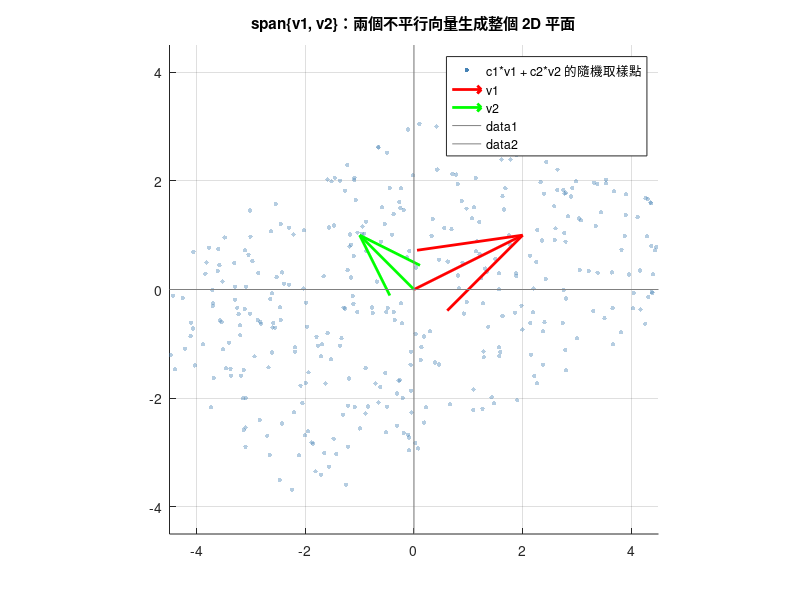
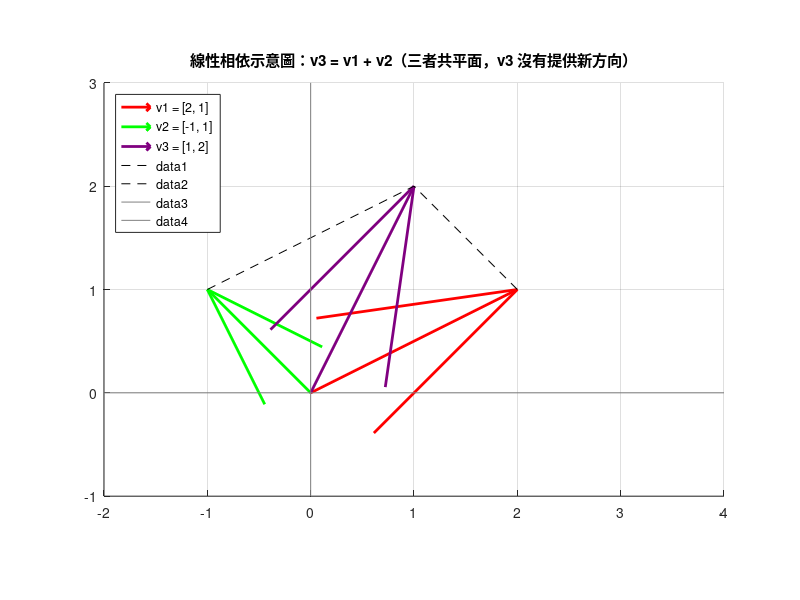

The MATLAB script that drew these images, in order:
% 注意：本檔案已在 MATLAB R2025a 驗證通過（輸出數值與同章 Python 版本一致），亦相容於 GNU Octave 10.2。
%
% 第 2 章：線性組合、生成空間與線性獨立
% ==========================================
%
% 本腳本示範：
%   1. 線性組合 (linear combination) 的計算
%   2. 生成空間 (span) 的幾何意義（2D 平面示意圖）
%   3. 線性獨立 / 線性相依的判斷
%      - 方法一：手刻函式，解齊次方程組 c1*v1 + c2*v2 + ... = 0，檢查是否只有零解
%      - 方法二：用 rank() 判斷矩陣的秩
%   4. 秩 (rank) 的直觀意義
%   5. 幾何直觀圖示：三個線性相依向量（其中一個是另兩個的線性組合）
%
% 執行方式：在 MATLAB 中開啟本檔案所在資料夾，執行
%   run('ch02_span_independence.m')
%
% 註：本檔案採用「function 檔案 + local function」寫法（函式名稱與檔名相同），
% 而非 MATLAB R2016b+ 才支援的「script 檔案內含 local function」寫法，
% 目的是同時相容於 MATLAB 與 GNU Octave。

function ch02_span_independence()

clear; clc; close all;

% 圖片輸出資料夾：與本腳本同一層
outDir = fileparts(mfilename('fullpath'));

%% ========================================================================
%% 1. 線性組合 (Linear Combination)
%% ========================================================================
fprintf('\n%s\n', repmat('=', 1, 60));
fprintf('1. 線性組合 (Linear Combination)\n');
fprintf('%s\n', repmat('=', 1, 60));

v1 = [1; 0];
v2 = [0; 1];
c1 = 3;
c2 = -2;

combo = c1 * v1 + c2 * v2;
fprintf('v1 = [%g, %g], v2 = [%g, %g]\n', v1(1), v1(2), v2(1), v2(2));
fprintf('c1 = %g, c2 = %g\n', c1, c2);
fprintf('線性組合 c1*v1 + c2*v2 = [%g, %g]\n', combo(1), combo(2));

% 判斷目標向量 b 是否可以用 v1, v2 的線性組合表示
% 也就是要解 A c = b，其中 A 的欄向量是 v1, v2
b = [5; -1];
A = [v1, v2];
coeffs = A \ b;  % 解線性方程組 A*coeffs = b
residual = A * coeffs - b;
fprintf('\n目標向量 b = [%g, %g]\n', b(1), b(2));
fprintf('解出的係數 (c1, c2) = [%g, %g]\n', coeffs(1), coeffs(2));
fprintf('驗證 A*coeffs - b = [%g, %g] (應接近 0 向量，代表 b 確實在 span{v1, v2} 中)\n', ...
    residual(1), residual(2));

%% ========================================================================
%% 2. 生成空間 (Span) 的幾何意義
%% ========================================================================
fprintf('\n%s\n', repmat('=', 1, 60));
fprintf('2. 生成空間 (Span) 的幾何意義\n');
fprintf('%s\n', repmat('=', 1, 60));

v1 = [2; 1];
v2 = [-1; 1];
fprintf('v1 = [%g, %g], v2 = [%g, %g] 彼此不平行，兩者可以生成 (span) 整個 2D 平面 R^2。\n', ...
    v1(1), v1(2), v2(1), v2(2));
fprintf('這代表：對任何 2D 向量 b，都能找到 c1, c2 使得 c1*v1 + c2*v2 = b。\n');

% 隨機取樣許多係數組合，畫出它們的線性組合，直觀呈現 span 幾乎覆蓋整個平面
rng(42);  % 固定隨機種子，方便重現結果
numSamples = 400;
coeffSamples = (rand(numSamples, 2) * 4) - 2;  % 均勻分布於 [-2, 2]
points = coeffSamples * [v1, v2]';  % 每一列是一個線性組合的結果點

fig1 = figure('Position', [100, 100, 600, 600]);
hold on;
scatter(points(:, 1), points(:, 2), 10, [0.27 0.51 0.71], 'filled', ...
    'MarkerFaceAlpha', 0.4, 'DisplayName', 'c1*v1 + c2*v2 的隨機取樣點');
quiver(0, 0, v1(1), v1(2), 0, 'Color', 'r', 'LineWidth', 2, 'MaxHeadSize', 0.5, ...
    'DisplayName', 'v1');
quiver(0, 0, v2(1), v2(2), 0, 'Color', 'g', 'LineWidth', 2, 'MaxHeadSize', 0.5, ...
    'DisplayName', 'v2');
plot([-4.5, 4.5], [0, 0], 'Color', [0.5 0.5 0.5]);  % x 軸參考線（用 plot 取代 xline，Octave 相容）
plot([0, 0], [-4.5, 4.5], 'Color', [0.5 0.5 0.5]);  % y 軸參考線（用 plot 取代 yline，Octave 相容）
xlim([-4.5, 4.5]);
ylim([-4.5, 4.5]);
axis equal;
title('span\{v1, v2\}：兩個不平行向量生成整個 2D 平面');
legend('Location', 'northeast');
grid on;
hold off;

outPath1 = fullfile(outDir, 'span_demo_matlab.png');
saveas(fig1, outPath1);
fprintf('圖片已存至: %s\n', outPath1);

%% ========================================================================
%% 3. 線性獨立 / 線性相依的判斷
%% ========================================================================
fprintf('\n%s\n', repmat('=', 1, 60));
fprintf('3. 線性獨立 / 線性相依的判斷\n');
fprintf('%s\n', repmat('=', 1, 60));

% 範例 A：兩個不平行的 2D 向量 -> 線性獨立
v1a = [1; 2];
v2a = [3; 1];
Amat = [v1a, v2a];
fprintf('範例 A: v1 = [%g, %g], v2 = [%g, %g]\n', v1a(1), v1a(2), v2a(1), v2a(2));
isIndepA = isIndependentByHomogeneousSystem(Amat);
fprintf('  手刻函式判斷 (解齊次方程組是否只有零解): %s\n', boolToLabel(isIndepA));
fprintf('  rank(A) = %d, 向量個數 = %d -> %s\n', rank(Amat), size(Amat, 2), ...
    boolToLabel(rank(Amat) == size(Amat, 2)));

% 範例 B：三個 2D 向量，其中 v3 = v1 + 2*v2，必定線性相依（2D 空間最多只能有 2 個獨立向量）
v1b = [1; 0];
v2b = [0; 1];
v3b = v1b + 2 * v2b;
Bmat = [v1b, v2b, v3b];
fprintf('\n範例 B: v1 = [%g, %g], v2 = [%g, %g], v3 = v1 + 2*v2 = [%g, %g]\n', ...
    v1b(1), v1b(2), v2b(1), v2b(2), v3b(1), v3b(2));
isIndepB = isIndependentByHomogeneousSystem(Bmat);
fprintf('  手刻函式判斷: %s\n', boolToLabel(isIndepB));
fprintf('  rank(B) = %d, 向量個數 = %d -> %s\n', rank(Bmat), size(Bmat, 2), ...
    boolToLabel(rank(Bmat) == size(Bmat, 2)));
fprintf('  說明：因為 v3 = 1*v1 + 2*v2，所以 1*v1 + 2*v2 + (-1)*v3 = 0 是一組非零解，代表這三個向量線性相依。\n');

% 範例 C：3D 空間中三個線性獨立的向量（標準基底）
Cmat = eye(3);
fprintf('\n範例 C (3D 標準基底):\n');
disp(Cmat);
fprintf('  rank(C) = %d, 向量個數 = %d -> %s\n', rank(Cmat), size(Cmat, 2), ...
    boolToLabel(rank(Cmat) == size(Cmat, 2)));

%% ========================================================================
%% 4. 秩 (Rank) 的直觀意義
%% ========================================================================
fprintf('\n%s\n', repmat('=', 1, 60));
fprintf('4. 秩 (Rank) 的直觀意義（第 7 章會有更完整的討論）\n');
fprintf('%s\n', repmat('=', 1, 60));

M1 = [1 3; 2 1];
M2 = [1 2; 2 4];
M3 = [1 0 1; 0 1 2];

fprintf('滿秩方陣 (2x2 獨立):\n');
disp(M1);
fprintf('  rank = %d  (矩陣形狀 %dx%d)\n\n', rank(M1), size(M1, 1), size(M1, 2));

fprintf('秩為 1 的方陣 (兩列成比例):\n');
disp(M2);
fprintf('  rank = %d  (矩陣形狀 %dx%d)\n\n', rank(M2), size(M2, 1), size(M2, 2));

fprintf('3 個向量在 2D 空間 (最多秩 2):\n');
disp(M3);
fprintf('  rank = %d  (矩陣形狀 %dx%d)\n\n', rank(M3), size(M3, 1), size(M3, 2));

fprintf('直觀意義：秩代表這組向量「實際能撐出的空間維度」。\n');
fprintf('- 秩 = 向量個數 -> 線性獨立，沒有「浪費」的方向\n');
fprintf('- 秩 < 向量個數 -> 線性相依，至少有一個向量是其他向量的線性組合，方向重複了\n');

%% ========================================================================
%% 5. 幾何直觀圖示：三個線性相依向量
%% ========================================================================
fprintf('\n%s\n', repmat('=', 1, 60));
fprintf('5. 幾何直觀圖示：2D 平面中三個線性相依向量\n');
fprintf('%s\n', repmat('=', 1, 60));

v1c = [2; 1];
v2c = [-1; 1];
v3c = v1c + v2c;  % v3 是 v1, v2 的線性組合，因此三者線性相依
fprintf('v1 = [%g, %g], v2 = [%g, %g], v3 = v1 + v2 = [%g, %g]\n', ...
    v1c(1), v1c(2), v2c(1), v2c(2), v3c(1), v3c(2));
fprintf('由於 v3 可以表示成 v1 與 v2 的線性組合，這三個向量落在同一個 2D 平面內，彼此線性相依\n');
fprintf('（v1*1 + v2*1 + v3*(-1) = 0 是非零解）。\n');

fig2 = figure('Position', [100, 100, 600, 600]);
hold on;
quiver(0, 0, v1c(1), v1c(2), 0, 'Color', 'r', 'LineWidth', 2, 'MaxHeadSize', 0.5, ...
    'DisplayName', 'v1 = [2, 1]');
quiver(0, 0, v2c(1), v2c(2), 0, 'Color', 'g', 'LineWidth', 2, 'MaxHeadSize', 0.5, ...
    'DisplayName', 'v2 = [-1, 1]');
quiver(0, 0, v3c(1), v3c(2), 0, 'Color', [0.5 0 0.5], 'LineWidth', 2, 'MaxHeadSize', 0.5, ...
    'DisplayName', 'v3 = [1, 2]');

% 用虛線畫出平行四邊形法則，顯示 v3 = v1 + v2
plot([v1c(1), v3c(1)], [v1c(2), v3c(2)], 'k--');
plot([v2c(1), v3c(1)], [v2c(2), v3c(2)], 'k--');

plot([-2, 4], [0, 0], 'Color', [0.5 0.5 0.5]);  % x 軸參考線（用 plot 取代 xline，Octave 相容）
plot([0, 0], [-1, 3], 'Color', [0.5 0.5 0.5]);  % y 軸參考線（用 plot 取代 yline，Octave 相容）
xlim([-2, 4]);
ylim([-1, 3]);
axis equal;
title('線性相依示意圖：v3 = v1 + v2（三者共平面，v3 沒有提供新方向）');
legend('Location', 'northwest');
grid on;
hold off;

outPath2 = fullfile(outDir, 'dependent_vectors_demo_matlab.png');
saveas(fig2, outPath2);
fprintf('圖片已存至: %s\n', outPath2);

fprintf('\n%s\n', repmat('=', 1, 60));
fprintf('完成\n');
fprintf('%s\n', repmat('=', 1, 60));
fprintf('本章所有示範已執行完畢，圖片已存至 ch02_span_independence/ 資料夾中。\n');

end % ch02_span_independence（主函式結束）


%% ========================================================================
%% 本地函式 (Local Functions)
%% ========================================================================

function isIndep = isIndependentByHomogeneousSystem(V)
    % 手刻函式：判斷一組向量是否線性獨立。
    %
    % 輸入 V 是一個矩陣，每一欄是一個向量。
    % 做法：把 V 當作齊次方程組 V*c = 0 的係數矩陣，用高斯消去法
    % （部分主元法）化簡為列梯形式，計算主元 (pivot) 的數量。
    % - 若主元數量 = 向量個數 (欄數)，代表齊次方程組只有零解 c = 0
    %   -> 線性獨立
    % - 若主元數量 < 向量個數，代表存在非零解 -> 線性相依
    %
    % 這裡手動實作高斯消去法，用來展示「解齊次方程組」背後的邏輯，
    % 而不是直接呼叫 rank()。

    tol = 1e-10;
    M = V;
    [nRows, nCols] = size(M);

    pivotRow = 1;
    numPivots = 0;

    for col = 1:nCols
        if pivotRow > nRows
            break;
        end
        % 找此欄中，從 pivotRow 開始絕對值最大的列，作為主元（部分主元法）
        [maxVal, relIdx] = max(abs(M(pivotRow:nRows, col)));
        maxRow = pivotRow + relIdx - 1;

        if maxVal < tol
            continue;  % 此欄沒有主元，跳到下一欄
        end

        % 交換列
        temp = M(pivotRow, :);
        M(pivotRow, :) = M(maxRow, :);
        M(maxRow, :) = temp;

        % 消去 pivotRow 以下的列，使該欄下方元素變成 0
        for r = (pivotRow + 1):nRows
            factor = M(r, col) / M(pivotRow, col);
            M(r, :) = M(r, :) - factor * M(pivotRow, :);
        end

        numPivots = numPivots + 1;
        pivotRow = pivotRow + 1;
    end

    isIndep = (numPivots == nCols);
end

function label = boolToLabel(tf)
    % 將布林值轉換為中文標籤，方便輸出訊息
    if tf
        label = '線性獨立';
    else
        label = '線性相依';
    end
end
